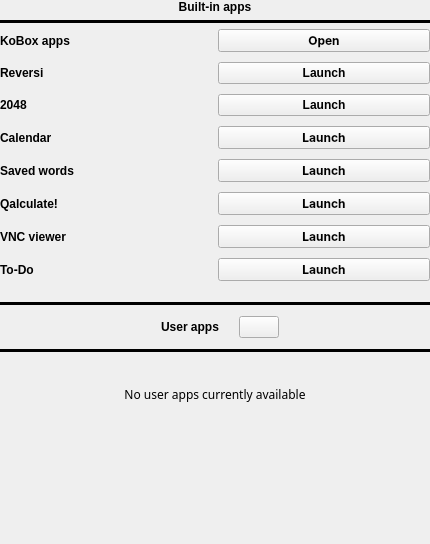
<?xml version="1.0" encoding="UTF-8"?>
<ui version="4.0">
 <class>apps</class>
 <widget class="QWidget" name="apps">
  <property name="geometry">
   <rect>
    <x>0</x>
    <y>0</y>
    <width>430</width>
    <height>544</height>
   </rect>
  </property>
  <property name="windowTitle">
   <string>Form</string>
  </property>
  <layout class="QVBoxLayout" name="verticalLayout">
   <property name="leftMargin">
    <number>0</number>
   </property>
   <property name="topMargin">
    <number>0</number>
   </property>
   <property name="rightMargin">
    <number>0</number>
   </property>
   <property name="bottomMargin">
    <number>0</number>
   </property>
   <item>
    <layout class="QGridLayout" name="gridLayout">
     <property name="topMargin">
      <number>0</number>
     </property>
     <item row="5" column="0">
      <widget class="QScrollArea" name="scrollArea">
       <property name="frameShape">
        <enum>QFrame::NoFrame</enum>
       </property>
       <property name="frameShadow">
        <enum>QFrame::Plain</enum>
       </property>
       <property name="lineWidth">
        <number>0</number>
       </property>
       <property name="horizontalScrollBarPolicy">
        <enum>Qt::ScrollBarAlwaysOff</enum>
       </property>
       <property name="widgetResizable">
        <bool>true</bool>
       </property>
       <widget class="QWidget" name="scrollAreaWidgetContents">
        <property name="geometry">
         <rect>
          <x>0</x>
          <y>0</y>
          <width>428</width>
          <height>542</height>
         </rect>
        </property>
        <layout class="QVBoxLayout" name="verticalLayout_2">
         <property name="spacing">
          <number>6</number>
         </property>
         <property name="leftMargin">
          <number>0</number>
         </property>
         <property name="topMargin">
          <number>0</number>
         </property>
         <property name="rightMargin">
          <number>0</number>
         </property>
         <property name="bottomMargin">
          <number>0</number>
         </property>
         <item>
          <layout class="QGridLayout" name="gridLayout_3">
           <property name="topMargin">
            <number>0</number>
           </property>
           <property name="rightMargin">
            <number>0</number>
           </property>
           <property name="bottomMargin">
            <number>15</number>
           </property>
           <property name="verticalSpacing">
            <number>6</number>
           </property>
           <item row="0" column="0">
            <widget class="QLabel" name="label">
             <property name="font">
              <font>
               <bold>true</bold>
              </font>
             </property>
             <property name="text">
              <string>Built-in apps</string>
             </property>
             <property name="alignment">
              <set>Qt::AlignCenter</set>
             </property>
            </widget>
           </item>
           <item row="1" column="0">
            <widget class="Line" name="line">
             <property name="frameShadow">
              <enum>QFrame::Plain</enum>
             </property>
             <property name="lineWidth">
              <number>3</number>
             </property>
             <property name="orientation">
              <enum>Qt::Horizontal</enum>
             </property>
            </widget>
           </item>
           <item row="2" column="0">
            <layout class="QGridLayout" name="gridLayout_5">
             <property name="bottomMargin">
              <number>0</number>
             </property>
             <property name="verticalSpacing">
              <number>10</number>
             </property>
             <item row="0" column="0">
              <widget class="QLabel" name="label_5">
               <property name="font">
                <font>
                 <bold>true</bold>
                </font>
               </property>
               <property name="text">
                <string>KoBox apps</string>
               </property>
              </widget>
             </item>
             <item row="2" column="1">
              <widget class="QPushButton" name="g2048LaunchBtn">
               <property name="font">
                <font>
                 <bold>true</bold>
                </font>
               </property>
               <property name="text">
                <string>Launch</string>
               </property>
              </widget>
             </item>
             <item row="1" column="0">
              <widget class="QLabel" name="reversiLabel">
               <property name="font">
                <font>
                 <bold>true</bold>
                </font>
               </property>
               <property name="text">
                <string>Reversi</string>
               </property>
              </widget>
             </item>
             <item row="6" column="1">
              <widget class="QPushButton" name="vncLaunchBtn">
               <property name="font">
                <font>
                 <family>Inter</family>
                 <bold>true</bold>
                </font>
               </property>
               <property name="text">
                <string>Launch</string>
               </property>
              </widget>
             </item>
             <item row="2" column="0">
              <widget class="QLabel" name="g2048Label">
               <property name="font">
                <font>
                 <bold>true</bold>
                </font>
               </property>
               <property name="text">
                <string>2048</string>
               </property>
              </widget>
             </item>
             <item row="3" column="0">
              <widget class="QLabel" name="calendarLabel">
               <property name="font">
                <font>
                 <bold>true</bold>
                </font>
               </property>
               <property name="text">
                <string>Calendar</string>
               </property>
              </widget>
             </item>
             <item row="1" column="1">
              <widget class="QPushButton" name="reversiLaunchBtn">
               <property name="font">
                <font>
                 <bold>true</bold>
                </font>
               </property>
               <property name="text">
                <string>Launch</string>
               </property>
              </widget>
             </item>
             <item row="4" column="1">
              <widget class="QPushButton" name="savedWordsLaunchBtn">
               <property name="font">
                <font>
                 <family>Inter</family>
                 <bold>true</bold>
                </font>
               </property>
               <property name="text">
                <string>Launch</string>
               </property>
              </widget>
             </item>
             <item row="7" column="1">
              <widget class="QPushButton" name="todoLaunchBtn">
               <property name="font">
                <font>
                 <family>Inter</family>
                 <bold>true</bold>
                </font>
               </property>
               <property name="text">
                <string>Launch</string>
               </property>
              </widget>
             </item>
             <item row="4" column="0">
              <widget class="QLabel" name="label_3">
               <property name="font">
                <font>
                 <bold>true</bold>
                </font>
               </property>
               <property name="text">
                <string>Saved words</string>
               </property>
              </widget>
             </item>
             <item row="7" column="0">
              <widget class="QLabel" name="todoLabel">
               <property name="font">
                <font>
                 <bold>true</bold>
                </font>
               </property>
               <property name="text">
                <string>To-Do</string>
               </property>
              </widget>
             </item>
             <item row="6" column="0">
              <widget class="QLabel" name="vncViewerLabel">
               <property name="font">
                <font>
                 <bold>true</bold>
                </font>
               </property>
               <property name="text">
                <string>VNC viewer</string>
               </property>
              </widget>
             </item>
             <item row="5" column="1">
              <widget class="QPushButton" name="calculatorLaunchBtn">
               <property name="font">
                <font>
                 <family>Inter</family>
                 <bold>true</bold>
                </font>
               </property>
               <property name="text">
                <string>Launch</string>
               </property>
              </widget>
             </item>
             <item row="0" column="1">
              <widget class="QPushButton" name="koboxAppsOpenButton">
               <property name="font">
                <font>
                 <family>Inter</family>
                 <bold>true</bold>
                </font>
               </property>
               <property name="text">
                <string>Open</string>
               </property>
              </widget>
             </item>
             <item row="5" column="0">
              <widget class="QLabel" name="label_4">
               <property name="font">
                <font>
                 <bold>true</bold>
                </font>
               </property>
               <property name="text">
                <string>Qalculate!</string>
               </property>
              </widget>
             </item>
             <item row="3" column="1">
              <widget class="QPushButton" name="calendarLaunchBtn">
               <property name="font">
                <font>
                 <family>Inter</family>
                 <bold>true</bold>
                </font>
               </property>
               <property name="text">
                <string>Launch</string>
               </property>
              </widget>
             </item>
            </layout>
           </item>
          </layout>
         </item>
         <item>
          <widget class="Line" name="line_3">
           <property name="frameShadow">
            <enum>QFrame::Plain</enum>
           </property>
           <property name="lineWidth">
            <number>3</number>
           </property>
           <property name="orientation">
            <enum>Qt::Horizontal</enum>
           </property>
          </widget>
         </item>
         <item>
          <layout class="QHBoxLayout" name="horizontalLayout">
           <property name="spacing">
            <number>0</number>
           </property>
           <property name="topMargin">
            <number>5</number>
           </property>
           <property name="bottomMargin">
            <number>5</number>
           </property>
           <item>
            <spacer name="horizontalSpacer">
             <property name="orientation">
              <enum>Qt::Horizontal</enum>
             </property>
             <property name="sizeHint" stdset="0">
              <size>
               <width>40</width>
               <height>20</height>
              </size>
             </property>
            </spacer>
           </item>
           <item>
            <layout class="QGridLayout" name="gridLayout_2">
             <property name="leftMargin">
              <number>10</number>
             </property>
             <property name="rightMargin">
              <number>10</number>
             </property>
             <item row="0" column="0">
              <widget class="QLabel" name="label_6">
               <property name="font">
                <font>
                 <bold>true</bold>
                </font>
               </property>
               <property name="text">
                <string>User apps</string>
               </property>
               <property name="alignment">
                <set>Qt::AlignCenter</set>
               </property>
              </widget>
             </item>
            </layout>
           </item>
           <item>
            <spacer name="horizontalSpacer_3">
             <property name="orientation">
              <enum>Qt::Horizontal</enum>
             </property>
             <property name="sizeType">
              <enum>QSizePolicy::Fixed</enum>
             </property>
             <property name="sizeHint" stdset="0">
              <size>
               <width>10</width>
               <height>0</height>
              </size>
             </property>
            </spacer>
           </item>
           <item>
            <widget class="QPushButton" name="editUserAppsBtn">
             <property name="text">
              <string/>
             </property>
            </widget>
           </item>
           <item>
            <spacer name="horizontalSpacer_2">
             <property name="orientation">
              <enum>Qt::Horizontal</enum>
             </property>
             <property name="sizeHint" stdset="0">
              <size>
               <width>40</width>
               <height>20</height>
              </size>
             </property>
            </spacer>
           </item>
          </layout>
         </item>
         <item>
          <widget class="Line" name="line_2">
           <property name="frameShadow">
            <enum>QFrame::Plain</enum>
           </property>
           <property name="lineWidth">
            <number>3</number>
           </property>
           <property name="orientation">
            <enum>Qt::Horizontal</enum>
           </property>
          </widget>
         </item>
         <item>
          <layout class="QGridLayout" name="gridLayout_4">
           <property name="topMargin">
            <number>12</number>
           </property>
          </layout>
         </item>
         <item>
          <layout class="QVBoxLayout" name="verticalLayout_4"/>
         </item>
         <item>
          <widget class="QLabel" name="noUserAppsAvailableLabel">
           <property name="font">
            <font>
             <family>Chivo</family>
            </font>
           </property>
           <property name="text">
            <string>
No user apps currently available</string>
           </property>
           <property name="alignment">
            <set>Qt::AlignCenter</set>
           </property>
          </widget>
         </item>
         <item>
          <spacer name="verticalSpacer">
           <property name="orientation">
            <enum>Qt::Vertical</enum>
           </property>
           <property name="sizeType">
            <enum>QSizePolicy::MinimumExpanding</enum>
           </property>
           <property name="sizeHint" stdset="0">
            <size>
             <width>0</width>
             <height>0</height>
            </size>
           </property>
          </spacer>
         </item>
        </layout>
       </widget>
      </widget>
     </item>
    </layout>
   </item>
  </layout>
 </widget>
 <resources/>
 <connections/>
</ui>
